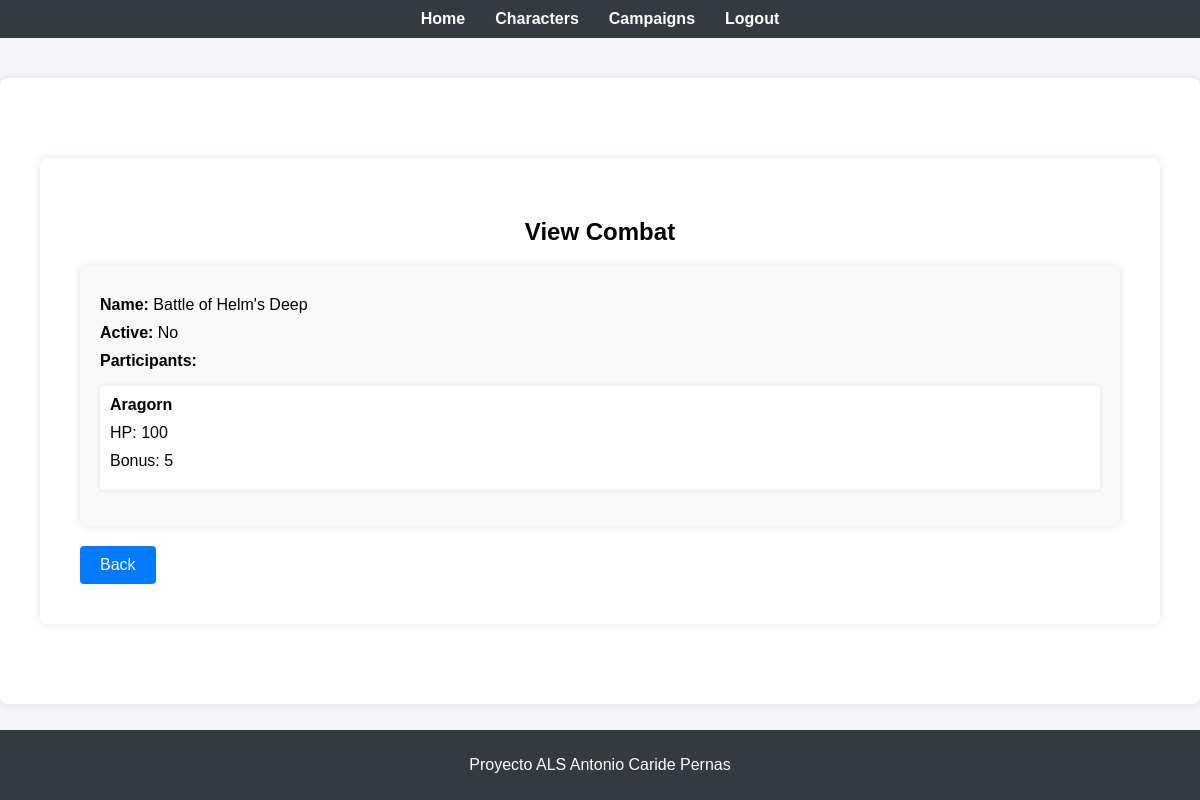
The app's page /combats/view/1 (signed in) with its own data.
### app/models/combat.py (models this page shows, shortened)
class Combat(db.Model):
    id = db.Column(db.Integer, primary_key=True)
    name = db.Column(db.String(150), nullable=False)
    campaign_id = db.Column(db.Integer, db.ForeignKey('campaign.id'), nullable=False)
    participants = db.relationship('Character', secondary=combat_participants, backref='combats')
    active = db.Column(db.Boolean, default=False)
    participants_data = db.Column(db.JSON, nullable=True)  # New field for storing participants' data

### app/models/character.py (models this page shows, shortened)
class Character(db.Model):
    id = db.Column(db.Integer, primary_key=True)
    name = db.Column(db.String(150), nullable=False)
    user_id = db.Column(db.Integer, db.ForeignKey('user.id'), nullable=False)
    user = db.relationship('User', backref=db.backref('characters', lazy=True))  # Añade la relación con User
    race = db.Column(db.String(50), nullable=False)
    character_class = db.Column(db.String(50), nullable=False)
    level = db.Column(db.Integer, nullable=False, default=1)
    strength = db.Column(db.Integer, nullable=False, default=10)
    dexterity = db.Column(db.Integer, nullable=False, default=10)
    constitution = db.Column(db.Integer, nullable=False, default=10)
    intelligence = db.Column(db.Integer, nullable=False, default=10)
    wisdom = db.Column(db.Integer, nullable=False, default=10)
    charisma = db.Column(db.Integer, nullable=False, default=10)
    hit_points = db.Column(db.Integer, nullable=False, default=10)
    armor_class = db.Column(db.Integer, nullable=False, default=10)
    initiative = db.Column(db.Integer, nullable=False, default=0)
    speed = db.Column(db.Integer, nullable=False, default=30)
    campaign_id = db.Column(db.Integer, db.ForeignKey('campaign.id'), nullable=True)  # Nueva propiedad
    bonus = db.Column(db.String(50), nullable=True)

### app/routes/combats.py (the view)
@combats_bp.route('/view/<int:combat_id>', methods=['GET'])
@login_required
def view_combat(combat_id):
    combat = Combat.query.get_or_404(combat_id)
    return render_template('combats/view.html', combat=combat)

### app/templates/combats/view.html (shortened to what this page needs)
{% extends "base.html" %}
{% block content %}
<div class="container">
    <h2>View Combat</h2>
    <div class="combat-details">
        <p><strong>Name:</strong> {{ combat.name }}</p>
        <p><strong>Active:</strong> {{ 'Yes' if combat.active else 'No' }}</p>
        <p><strong>Participants:</strong></p>
        <ul>
            {% for participant in combat.participants %}
            <li>
                <strong>{{ participant.name }}</strong>
                <p>HP: {{ participant.hit_points }}</p>
                <p>Bonus: {{ participant.bonus }}</p>
            </li>
            {% endfor %}
        </ul>
    </div>
    <a href="{{ url_for('combats.view_combats', campaign_id=combat.campaign_id) }}" class="btn-back">Back</a>
</div>
{% endblock %}

### app/static/styles.css (style rules this page uses)
body { font-family: Arial, sans-serif; background-color: #f4f4f4; margin: 0; padding: 0; }
.container { max-width: 600px; margin: 50px auto; padding: 20px; background-color: #fff; box-shadow: 0 0 10px rgba(0, 0, 0, 0.1); }
h2 { text-align: center; margin-bottom: 20px; }

### app/templates/base.html (style rules this page uses)
body { font-family: Arial, sans-serif; background-color: #f4f4f9; margin: 0; padding: 0; }
.container { max-width: 1200px; margin: 40px auto; padding: 40px; background-color: #fff; border-radius: 8px; box-shadow: 0 0 10px rgba(0, 0, 0, 0.1); }

### app/templates/combats/view.html (style rules this page uses)
.combat-details { background-color: #f9f9f9; padding: 20px; border-radius: 8px; box-shadow: 0 0 10px rgba(0, 0, 0, 0.1); margin-bottom: 20px; }
.combat-details p { margin: 10px 0; }
.combat-details ul { list-style-type: none; padding: 0; }
.combat-details li { background-color: #fff; padding: 10px; border-radius: 4px; box-shadow: 0 0 5px rgba(0, 0, 0, 0.1); margin-bottom: 10px; }
.btn-back { display: inline-block; padding: 10px 20px; background-color: #007bff; color: #fff; border: none; border-radius: 4px; cursor: pointer; text-decoration: none; text-align: center; }

### records on screen
Combat: name "Battle of Helm's Deep", active "No"
Character: name "Aragorn", hit_points "100", bonus "5"
